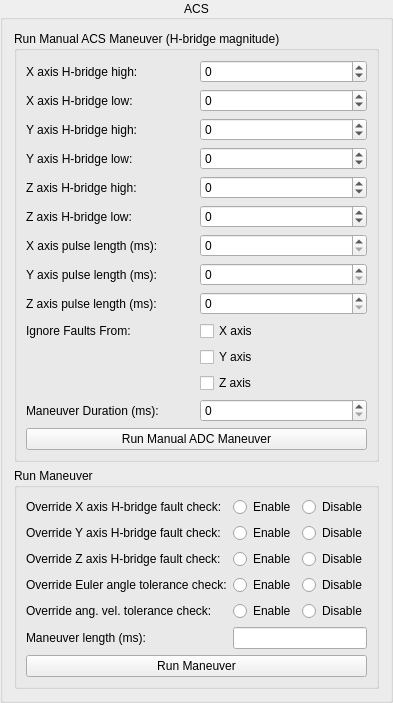
             <widget class="QGroupBox" name="adcManeuverGroupBox">
              <property name="title">
               <string>ACS</string>
              </property>
              <property name="alignment">
               <set>Qt::AlignCenter</set>
              </property>
              <layout class="QGridLayout" name="gridLayout_8">
               <item row="0" column="0">
                <widget class="QGroupBox" name="groupBox_17">
                 <property name="title">
                  <string>Run Manual ACS Maneuver (H-bridge magnitude)</string>
                 </property>
                 <property name="flat">
                  <bool>true</bool>
                 </property>
                 <layout class="QGridLayout" name="gridLayout_36">
                  <item row="0" column="1">
                   <widget class="QSpinBox" name="ADCSManeuvering_HBridge_X_High_SpinBox">
                    <property name="minimum">
                     <number>-63</number>
                    </property>
                    <property name="maximum">
                     <number>63</number>
                    </property>
                   </widget>
                  </item>
                  <item row="6" column="1">
                   <widget class="QSpinBox" name="ADCSManeuvering_X_PulseLength_SpinBox"/>
                  </item>
                  <item row="2" column="1">
                   <widget class="QSpinBox" name="ADCSManeuvering_HBridge_Y_High_SpinBox">
                    <property name="minimum">
                     <number>-63</number>
                    </property>
                    <property name="maximum">
                     <number>63</number>
                    </property>
                   </widget>
                  </item>
                  <item row="11" column="1">
                   <widget class="QCheckBox" name="ADCSManeuvering_IgnoreFaults_YAxis_CheckBox">
                    <property name="text">
                     <string>Y axis</string>
                    </property>
                   </widget>
                  </item>
                  <item row="0" column="0">
                   <widget class="QLabel" name="label_71">
                    <property name="text">
                     <string>X axis H-bridge high:</string>
                    </property>
                   </widget>
                  </item>
                  <item row="6" column="0">
                   <widget class="QLabel" name="label_4">
                    <property name="text">
                     <string>X axis pulse length (ms):</string>
                    </property>
                   </widget>
                  </item>
                  <item row="5" column="0">
                   <widget class="QLabel" name="label_95">
                    <property name="text">
                     <string>Z axis H-bridge low:</string>
                    </property>
                   </widget>
                  </item>
                  <item row="8" column="0">
                   <widget class="QLabel" name="label_73">
                    <property name="text">
                     <string>Z axis pulse length (ms):</string>
                    </property>
                   </widget>
                  </item>
                  <item row="3" column="1">
                   <widget class="QSpinBox" name="ADCSManeuvering_HBridge_Y_Low_SpinBox">
                    <property name="minimum">
                     <number>-63</number>
                    </property>
                    <property name="maximum">
                     <number>63</number>
                    </property>
                   </widget>
                  </item>
                  <item row="7" column="0">
                   <widget class="QLabel" name="label_72">
                    <property name="text">
                     <string>Y axis pulse length (ms):</string>
                    </property>
                   </widget>
                  </item>
                  <item row="1" column="1">
                   <widget class="QSpinBox" name="ADCSManeuvering_HBridge_X_Low_SpinBox">
                    <property name="minimum">
                     <number>-63</number>
                    </property>
                    <property name="maximum">
                     <number>63</number>
                    </property>
                   </widget>
                  </item>
                  <item row="1" column="0">
                   <widget class="QLabel" name="label_91">
                    <property name="text">
                     <string>X axis H-bridge low:</string>
                    </property>
                   </widget>
                  </item>
                  <item row="10" column="0">
                   <widget class="QLabel" name="label_74">
                    <property name="text">
                     <string>Ignore Faults From:</string>
                    </property>
                   </widget>
                  </item>
                  <item row="7" column="1">
                   <widget class="QSpinBox" name="ADCSManeuvering_Y_PulseLength_SpinBox"/>
                  </item>
                  <item row="2" column="0">
                   <widget class="QLabel" name="label_92">
                    <property name="text">
                     <string>Y axis H-bridge high:</string>
                    </property>
                   </widget>
                  </item>
                  <item row="14" column="0" colspan="2">
                   <widget class="QPushButton" name="ADCSManeuvering_RunADCManeuver_Button">
                    <property name="text">
                     <string>Run Manual ADC Maneuver</string>
                    </property>
                   </widget>
                  </item>
                  <item row="12" column="1">
                   <widget class="QCheckBox" name="ADCSManeuvering_IgnoreFaults_ZAxis_CheckBox">
                    <property name="text">
                     <string>Z axis</string>
                    </property>
                   </widget>
                  </item>
                  <item row="4" column="0">
                   <widget class="QLabel" name="label_94">
                    <property name="text">
                     <string>Z axis H-bridge high:</string>
                    </property>
                   </widget>
                  </item>
                  <item row="5" column="1">
                   <widget class="QSpinBox" name="ADCSManeuvering_HBridge_Z_Low_SpinBox">
                    <property name="minimum">
                     <number>-63</number>
                    </property>
                    <property name="maximum">
                     <number>63</number>
                    </property>
                   </widget>
                  </item>
                  <item row="8" column="1">
                   <widget class="QSpinBox" name="ADCSManeuvering_Z_PulseLength_SpinBox"/>
                  </item>
                  <item row="10" column="1">
                   <widget class="QCheckBox" name="ADCSManeuvering_IgnoreFaults_XAxis_CheckBox">
                    <property name="text">
                     <string>X axis</string>
                    </property>
                   </widget>
                  </item>
                  <item row="4" column="1">
                   <widget class="QSpinBox" name="ADCSManeuvering_HBridge_Z_High_SpinBox">
                    <property name="minimum">
                     <number>-63</number>
                    </property>
                    <property name="maximum">
                     <number>63</number>
                    </property>
                   </widget>
                  </item>
                  <item row="3" column="0">
                   <widget class="QLabel" name="label_93">
                    <property name="text">
                     <string>Y axis H-bridge low:</string>
                    </property>
                   </widget>
                  </item>
                  <item row="13" column="0">
                   <widget class="QLabel" name="label_149">
                    <property name="text">
                     <string>Maneuver Duration (ms):</string>
                    </property>
                   </widget>
                  </item>
                  <item row="13" column="1">
                   <widget class="QSpinBox" name="ADCSManeuvering_ManeuverDuration_SpinBox"/>
                  </item>
                 </layout>
                </widget>
               </item>
               <item row="1" column="0">
                <widget class="QGroupBox" name="groupBox_24">
                 <property name="title">
                  <string>Run Maneuver</string>
                 </property>
                 <layout class="QGridLayout" name="gridLayout_53">
                  <item row="1" column="2">
                   <widget class="QRadioButton" name="SatelliteControls_RunManeuver_DisableOverride_YAxisHbridgeFaultCheck_RadioButton">
                    <property name="text">
                     <string>Disable</string>
                    </property>
                    <attribute name="buttonGroup">
                     <string notr="true">buttonGroup_6</string>
                    </attribute>
                   </widget>
                  </item>
                  <item row="5" column="0">
                   <widget class="QLabel" name="label_113">
                    <property name="text">
                     <string>Maneuver length (ms):</string>
                    </property>
                   </widget>
                  </item>
                  <item row="4" column="1">
                   <widget class="QRadioButton" name="SatelliteControls_RunManeuver_EnableOverride_AngularVelocityToleranceCheck_RadioButton_2">
                    <property name="text">
                     <string>Enable</string>
                    </property>
                    <attribute name="buttonGroup">
                     <string notr="true">buttonGroup_9</string>
                    </attribute>
                   </widget>
                  </item>
                  <item row="3" column="1">
                   <widget class="QRadioButton" name="SatelliteControls_RunManeuver_EnableOverride_EulerAngleToleranceCheck_RadioButton">
                    <property name="text">
                     <string>Enable</string>
                    </property>
                    <attribute name="buttonGroup">
                     <string notr="true">buttonGroup_8</string>
                    </attribute>
                   </widget>
                  </item>
                  <item row="3" column="2">
                   <widget class="QRadioButton" name="SatelliteControls_RunManeuver_DisableOverride_EulerAngleToleranceCheck_RadioButton">
                    <property name="text">
                     <string>Disable</string>
                    </property>
                    <attribute name="buttonGroup">
                     <string notr="true">buttonGroup_8</string>
                    </attribute>
                   </widget>
                  </item>
                  <item row="5" column="1" colspan="2">
                   <widget class="QLineEdit" name="SatelliteControls_ManeuverLength_LineEdit"/>
                  </item>
                  <item row="2" column="1">
                   <widget class="QRadioButton" name="SatelliteControls_RunManeuver_EnableOverride_ZAxisHbridgeFaultCheck_RadioButton">
                    <property name="text">
                     <string>Enable</string>
                    </property>
                    <attribute name="buttonGroup">
                     <string notr="true">buttonGroup_7</string>
                    </attribute>
                   </widget>
                  </item>
                  <item row="1" column="1">
                   <widget class="QRadioButton" name="SatelliteControls_RunManeuver_EnableOverride_YAxisHbridgeFaultCheck_RadioButton">
                    <property name="text">
                     <string>Enable</string>
                    </property>
                    <attribute name="buttonGroup">
                     <string notr="true">buttonGroup_6</string>
                    </attribute>
                   </widget>
                  </item>
                  <item row="2" column="2">
                   <widget class="QRadioButton" name="SatelliteControls_RunManeuver_DisableOverride_ZAxisHbridgeFaultCheck_RadioButton">
                    <property name="text">
                     <string>Disable</string>
                    </property>
                    <attribute name="buttonGroup">
                     <string notr="true">buttonGroup_7</string>
                    </attribute>
                   </widget>
                  </item>
                  <item row="3" column="0">
                   <widget class="QLabel" name="label_111">
                    <property name="text">
                     <string>Override Euler angle tolerance check:</string>
                    </property>
                   </widget>
                  </item>
                  <item row="4" column="2">
                   <widget class="QRadioButton" name="SatelliteControls_RunManeuver_DisableOverride_AngularVelocityToleranceCheck_RadioButton">
                    <property name="text">
                     <string>Disable</string>
                    </property>
                    <attribute name="buttonGroup">
                     <string notr="true">buttonGroup_9</string>
                    </attribute>
                   </widget>
                  </item>
                  <item row="4" column="0">
                   <widget class="QLabel" name="label_112">
                    <property name="text">
                     <string>Override ang. vel. tolerance check:</string>
                    </property>
                   </widget>
                  </item>
                  <item row="0" column="0">
                   <widget class="QLabel" name="label_108">
                    <property name="text">
                     <string>Override X axis H-bridge fault check: </string>
                    </property>
                   </widget>
                  </item>
                  <item row="0" column="1">
                   <widget class="QRadioButton" name="SatelliteControls_RunManeuver_EnableOverride_XAxisHbridgeFaultCheck_RadioButton">
                    <property name="text">
                     <string>Enable</string>
                    </property>
                    <attribute name="buttonGroup">
                     <string notr="true">buttonGroup_5</string>
                    </attribute>
                   </widget>
                  </item>
                  <item row="1" column="0">
                   <widget class="QLabel" name="label_109">
                    <property name="text">
                     <string>Override Y axis H-bridge fault check:</string>
                    </property>
                   </widget>
                  </item>
                  <item row="2" column="0">
                   <widget class="QLabel" name="label_110">
                    <property name="text">
                     <string>Override Z axis H-bridge fault check:</string>
                    </property>
                   </widget>
                  </item>
                  <item row="0" column="2">
                   <widget class="QRadioButton" name="SatelliteControls_RunManeuver_DisableOverride_XAxisHbridgeFaultCheck_RadioButton">
                    <property name="text">
                     <string>Disable</string>
                    </property>
                    <attribute name="buttonGroup">
                     <string notr="true">buttonGroup_5</string>
                    </attribute>
                   </widget>
                  </item>
                  <item row="6" column="0" colspan="3">
                   <widget class="QPushButton" name="SatelliteControls_Maneuver_Run_Button">
                    <property name="text">
                     <string>Run Maneuver</string>
                    </property>
                   </widget>
                  </item>
                 </layout>
                </widget>
               </item>
              </layout>
             </widget>
